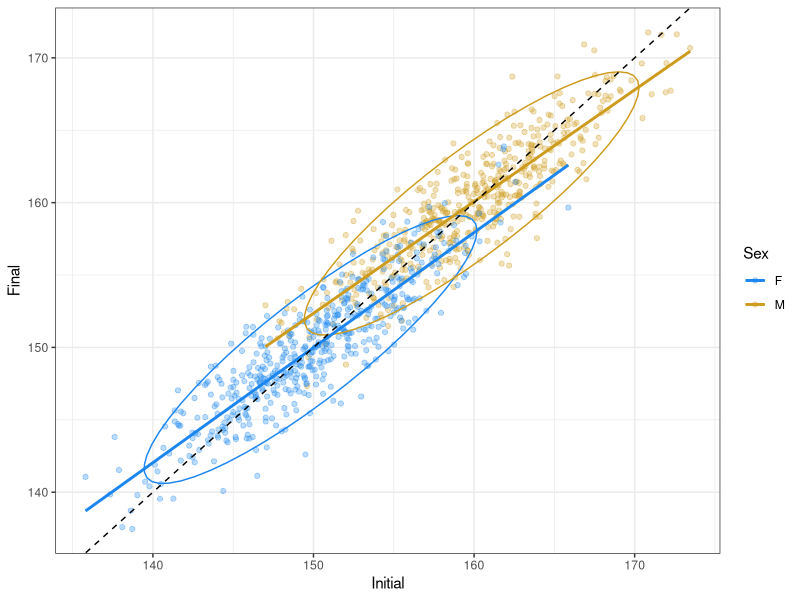
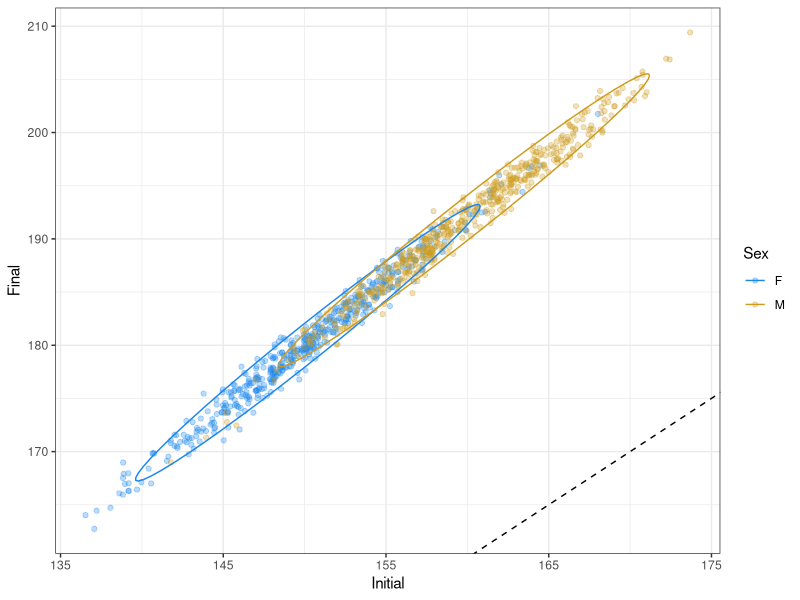
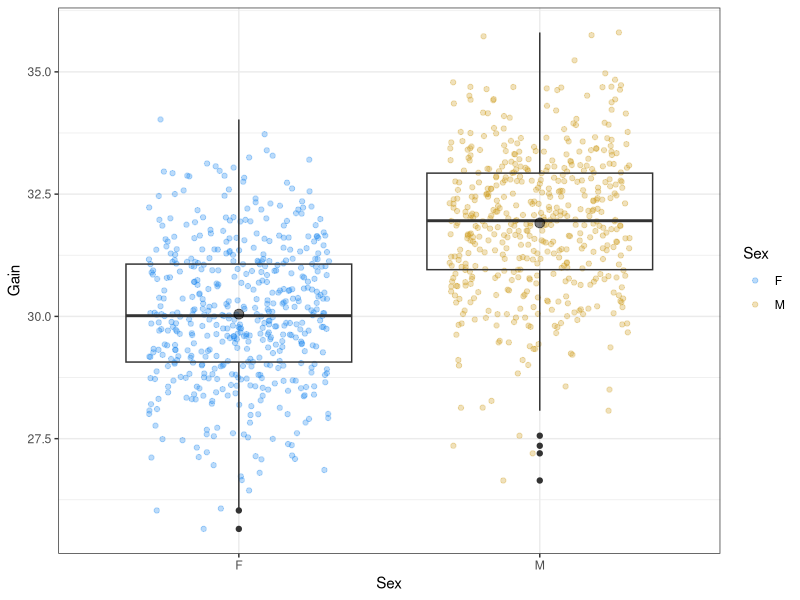
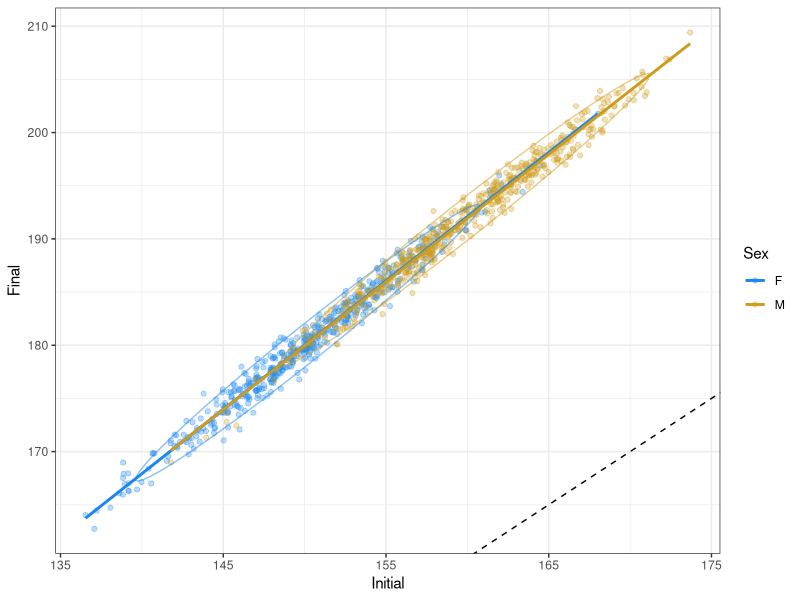
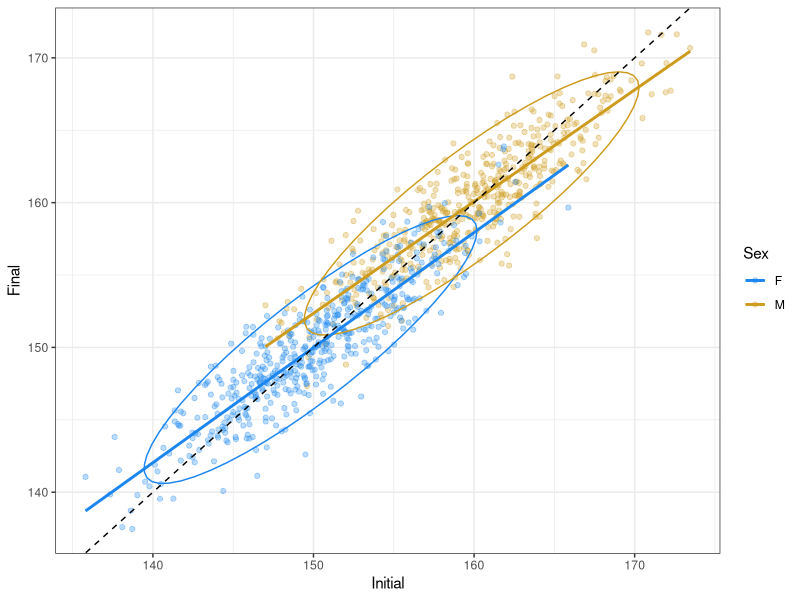
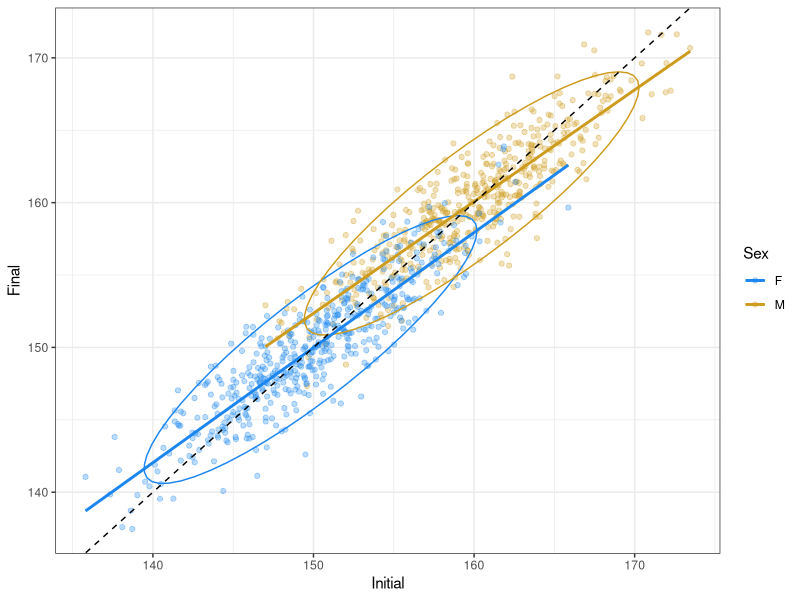
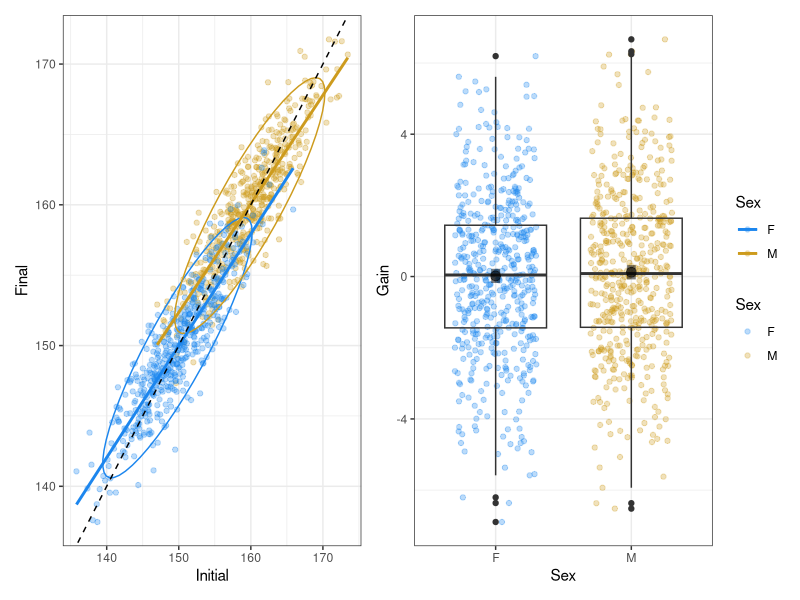
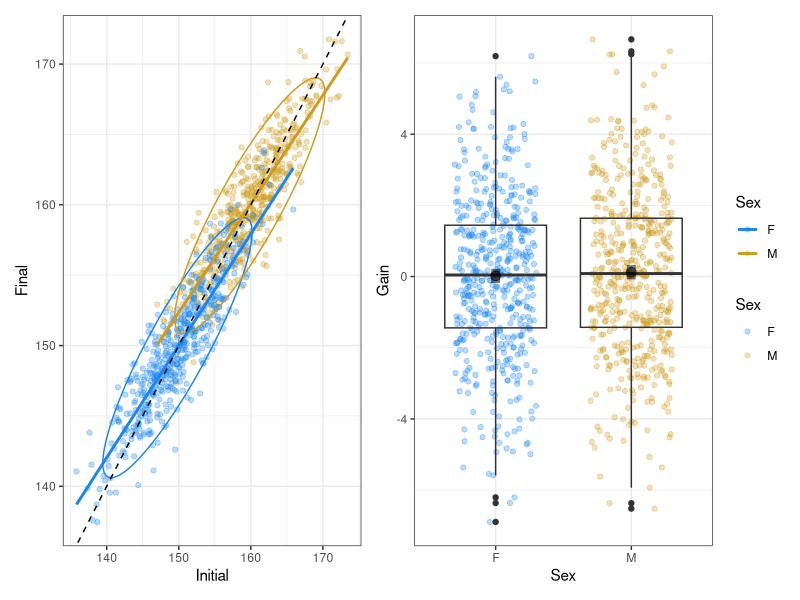

Source code (R) for these figures, in order:
## ---- chunk 1
knitr::opts_chunk$set(echo = FALSE, include = FALSE, message = FALSE, 
					  warning = FALSE)
library(tidyverse)
library(emmeans)
library(car)
library(patchwork)
theme_set(theme_bw())
cols = c('dodgerblue2','goldenrod3')
a_mean = 150
b_mean = 160
set.seed(4)
a_0 = rnorm(500, a_mean, 5)
b_0 = rnorm(500, b_mean, 5)
delt = 0.2
set.seed(5)
a_1 = delt*a_mean + (1-delt)*a_0 + rnorm(500, 0, 2)
b_1 = delt*b_mean + (1-delt)*b_0 + rnorm(500, 0, 2)

l_df = data.frame(Sex = rep(c('M','F'), each = 500),
				Initial = c(b_0,a_0),
				Final = c(b_1,a_1),
				Gain = c(b_1,a_1) - c(b_0,a_0))
head(l_df)

l_df_long = (l_df
		   %>% select(-Gain)
		   %>% gather(Timepoint, Weight, Initial, Final))
head(l_df_long)
## ---- chunk 2
plt = ggplot(l_df, aes(Initial, Final)) +
	geom_point(aes(colour = Sex), alpha = 0.3) +
	stat_ellipse(aes(colour = Sex)) +
	geom_smooth(aes(colour = Sex), method = 'lm',
				se = FALSE) +
	# geom_smooth(method = 'lm', se = FALSE, colour = 'black') +
	geom_abline(intercept = 0, slope = 1, linetype = 2) +
	scale_colour_manual(values = cols)
plt
## ---- chunk 3
# Start with 1000 students
f_0 = rnorm(500, 150, 5)
m_0 = rnorm(500, 160, 5)
## ---- chunk 4
# Start with 1000 students
f_0 = rnorm(500, 150, 5)
m_0 = rnorm(500, 160, 5)

g_fun = function(w_0){
	0.2 * w_0 + rnorm(length(w_0))
}
## ---- chunk 5
# Start with 1000 students
m_df = (data.frame(Sex = rep(c('F','M'), each = 500),
				Initial = c(f_0, m_0))
		%>% mutate(Gain = g_fun(Initial),
				   Final = Initial + Gain))
## ---- chunk 6
ggplot(m_df, aes(Initial, Final)) +
	geom_point(aes(colour = Sex), alpha = 0.3) +
	stat_ellipse(aes(colour = Sex)) +
	# geom_smooth(aes(colour = Sex), method = 'lm',
	# 			se = FALSE) +
	geom_abline(intercept = 0, slope = 1, linetype = 2) +
	scale_colour_manual(values = cols)
## ---- chunk 7
m_mod1 = lm(Gain ~ Sex, data = m_df)
summary(m_mod1)
## ---- chunk 8
m_em_df = data.frame(emmeans(m_mod1, 'Sex'))
## ---- chunk 9
ggplot(m_df, aes(Sex, Gain)) +
	geom_jitter(aes(colour = Sex),
				alpha = 0.3, 
				width = 0.3) +
	geom_boxplot(fill = NA) +
	geom_point(data = m_em_df, aes(y = emmean),
			   size = 3, alpha = 0.5) +
	scale_colour_manual(values = cols)
## ---- chunk 10
m_mod2 = lm(Gain ~ Sex + Initial, data = m_df)
summary(m_mod2)
## ---- chunk 11
ggplot(m_df, aes(Initial, Final)) +
	geom_point(aes(colour = Sex), alpha = 0.3) +
	stat_ellipse(aes(colour = Sex), alpha = 0.5) +
	geom_smooth(aes(colour = Sex), method = 'lm',
				se = FALSE) +
	geom_abline(intercept = 0, slope = 1, linetype = 2) +
	scale_colour_manual(values = cols)
## ---- chunk 12
plt = ggplot(l_df, aes(Initial, Final)) +
	geom_point(aes(colour = Sex), alpha = 0.3) +
	stat_ellipse(aes(colour = Sex)) +
	geom_smooth(aes(colour = Sex), method = 'lm',
				se = FALSE) +
	# geom_smooth(method = 'lm', se = FALSE, colour = 'black') +
	geom_abline(intercept = 0, slope = 1, linetype = 2) +
	scale_colour_manual(values = cols)
plt
## ---- chunk 13
plt
## ---- chunk 14
l_mod1 = lm(Gain ~ Sex, data = l_df)
l_em_df = data.frame(emmeans(l_mod1, 'Sex'))
l_box = ggplot(l_df, aes(Sex, Gain)) +
	geom_jitter(aes(colour = Sex),
				alpha = 0.3, 
				width = 0.3) +
	geom_boxplot(fill = NA) +
	geom_point(data = l_em_df, aes(y = emmean),
			   size = 3, alpha = 0.5) +
	geom_linerange(data = l_em_df, inherit.aes = FALSE,
				   aes(x = Sex, ymin = lower.CL, ymax = upper.CL),
				   size = 3, alpha = 0.5) +
	scale_colour_manual(values = cols)
plt + l_box + plot_layout(guides = 'collect')
## ---- chunk 15
plt + l_box + plot_layout(guides = 'collect')
## ---- chunk 16
g_i = ggplot(l_df, aes(Initial, Gain)) +
	geom_point(aes(colour = Sex), alpha = 0.3) +
	stat_ellipse(aes(colour = Sex)) +
	geom_smooth(aes(colour = Sex), method = 'lm',
				se = FALSE) +
	# geom_smooth(method = 'lm', se = FALSE, colour = 'black') +
	scale_colour_manual(values = cols) 
g_i + l_box + plot_layout(guides = 'collect')
## ---- chunk 17
l_a_anov = aov(Weight ~ Timepoint, filter(l_df_long, Sex == 'F'))
Anova(l_a_anov)
l_b_anov = aov(Weight ~ Timepoint, filter(l_df_long, Sex == 'M'))
Anova(l_b_anov)
## ---- chunk 18
l_anov = ggplot(l_df_long, aes(Weight)) +
	geom_histogram() +
	facet_grid(Timepoint ~ Sex)
l_anov
## ---- chunk 19
summary(l_mod1)
## ---- chunk 20

## ---- chunk 21
l_box
## ---- chunk 22
l_ancov = aov(Gain ~ Sex + Initial, data = l_df)
Anova(l_ancov)
## ---- chunk 23
l_mod2 = lm(Gain ~ Sex + Initial, data = l_df)
summary(l_mod2)
## ---- chunk 24
l_reg = ggplot(l_df, aes(Initial, Final)) +
	geom_point(aes(colour = Sex), alpha = 0.3) +
	stat_ellipse(aes(colour = Sex)) +
	geom_smooth(aes(colour = Sex), method = 'lm',
				se = FALSE) +
	geom_abline(intercept = 0, slope = 1, linetype = 2) +
	scale_colour_manual(values = cols) +
	ylab("Final Weight") +
	xlab("Initial Weight")
l_reg
